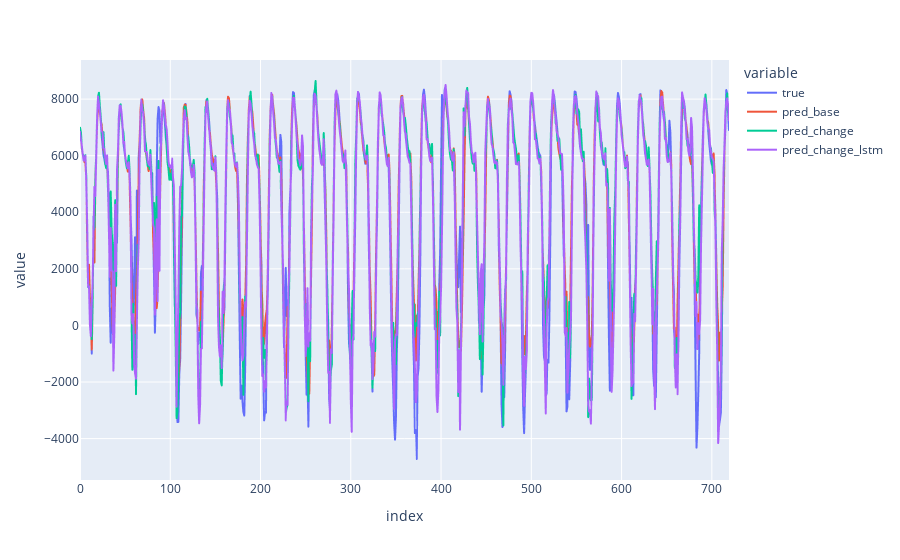

This figure's notebook cell:
### Code cell
def plot_history(history):
    plt.figure(figsize=(12, 4))
    plt.subplot(1, 2, 1)
    plt.plot(history.history['loss'], label='train_loss')
    plt.plot(history.history['val_loss'], label='val_loss')
    plt.title('Loss')
    plt.xlabel('Epochs')
    plt.ylabel('Loss')
    plt.legend()
    plt.show()

def build_ann_model(X_train, y_train, X_test, y_test, X_mean, X_std, y_mean, y_std):
    # Convert mean and std to tensors (if needed)
    X_mean_tensor = K.constant(X_mean)
    X_std_tensor = K.constant(X_std)
    y_mean_tensor = K.constant(y_mean)
    y_std_tensor = K.constant(y_std)
    
    ann_model = Sequential()
    ann_model.add(Input(shape=(X_train.shape[1:])))
    ann_model.add(Lambda(lambda x: (x - X_mean_tensor) / (X_std_tensor + 1e-8), name="input_normalization"))
    # ann_model.add(LSTM(256, dropout=0.2, recurrent_dropout=0.3))
    # ann_model.add(Dropout(0.2))
    ann_model.add(Dense(128, activation='relu', kernel_regularizer=keras.regularizers.l2(0.1)))
    ann_model.add(Dropout(0.5))
    # ann_model.add(Dense(16, activation='relu', kernel_regularizer=keras.regularizers.l2(0.1)))
    ann_model.add(Dense(y_train.shape[1], activation='linear'))
    ann_model.add(Lambda(lambda x: (x * y_std_tensor) + y_mean_tensor, name="output_denormalization"))


    ann_model.compile(optimizer=Adam(learning_rate=0.001), loss='mean_squared_error', metrics=['mae'])
    
    return ann_model

def build_lstm_model(X_train, y_train, X_test, y_test, X_mean, X_std, y_mean, y_std):
    # Convert mean and std to tensors (if needed)
    X_mean_tensor = K.constant(X_mean)
    X_std_tensor = K.constant(X_std)
    y_mean_tensor = K.constant(y_mean)
    y_std_tensor = K.constant(y_std)
    
    ann_model = Sequential()
    ann_model.add(Input(shape=(X_train.shape[1:])))
    ann_model.add(Lambda(lambda x: (x - X_mean_tensor) / (X_std_tensor + 1e-8), name="input_normalization"))
    ann_model.add(LSTM(128, return_sequences=False))
    # ann_model.add(Dropout(0.2))
    # ann_model.add(LSTM(64, return_sequences=False))
    # ann_model.add(Dense(128, activation='relu', kernel_regularizer=keras.regularizers.l2(0.1)))
    ann_model.add(Dropout(0.5))
    # ann_model.add(Dense(16, activation='relu', kernel_regularizer=keras.regularizers.l2(0.01)))
    ann_model.add(Dense(y_train.shape[1], activation='linear'))
    ann_model.add(Lambda(lambda x: (x * y_std_tensor) + y_mean_tensor, name="output_denormalization"))


    ann_model.compile(optimizer=Adam(learning_rate=0.001), loss='mean_squared_error', metrics=['mae'])
    
    return ann_model

ann_model_base = build_ann_model(X_train, y_train, X_test, y_test, X_mean, X_std, y_mean, y_std)
ann_model_change = build_ann_model(X_train, y_train_change, X_test, y_test_change, X_mean, X_std, y_mean_change, y_std_change)
lstm_model_change = build_lstm_model(X_train_lstm, y_train_change, X_test_lstm, y_test_change, X_mean_lstm, X_std_lstm, y_mean_change, y_std_change)

callbacks = [
    keras.callbacks.EarlyStopping(monitor='val_loss', patience=25, restore_best_weights=True, verbose=1),
    keras.callbacks.ReduceLROnPlateau(monitor='val_loss', factor=0.1, patience=15, min_lr=1e-6, verbose=1),
]

history_base = ann_model_base.fit(X_train, y_train, epochs=50, batch_size=32, verbose=1, validation_data=(X_test, y_test), callbacks=callbacks)
history_change = ann_model_change.fit(X_train, y_train_change, epochs=100, batch_size=64, verbose=1, validation_data=(X_test, y_test_change), callbacks=callbacks)
history_change_lstm = lstm_model_change.fit(X_train_lstm, y_train_change, epochs=100, batch_size=64, verbose=1, validation_data=(X_test_lstm, y_test_change), callbacks=callbacks)

plot_history(history_base)
plot_history(history_change)
plot_history(history_change_lstm)

y_pred_base = ann_model_base.predict(X_test)
y_pred_change = ann_model_change.predict(X_test)
y_pred_change_lstm = lstm_model_change.predict(X_test_lstm)

y_pred_change_transformed = y_pred_change + prev_day_load_test
y_pred_change_lstm_transformed = y_pred_change_lstm + prev_day_load_test

y_pred_base_df, y_pred_change_transformed_df, y_pred_change_lstm_transformed_df, y_test_df = pd.Series(y_pred_base.flatten()), pd.Series(y_pred_change_transformed.flatten()), pd.Series(y_pred_change_lstm_transformed.flatten()), pd.Series(y_test.values.flatten())

results = pd.concat([y_test_df, y_pred_df, y_pred_change_transformed_df, y_pred_change_lstm_transformed_df], axis=1)
results.columns = ['true', 'pred_base', 'pred_change', 'pred_change_lstm']
px.line(results)

### Figure 1 — Plotly figure (JSON) as saved in the notebook; plotly's stock layout.template omitted (floating-point values rounded to 4 significant figures; data arrays with more than 128 entries replaced by an {"elided": "..."} marker saying what was removed)
{"data": [{"hovertemplate": "variable=true<br>index=%{x}<br>value=%{y}<extra></extra>", "legendgroup": "true", "line": {"color": "#636efa", "dash": "solid"}, "marker": {"symbol": "circle"}, "mode": "lines", "name": "true", "showlegend": true, "type": "scattergl", "x": {"elided": "720 int values"}, "xaxis": "x", "y": {"elided": "720 float values"}, "yaxis": "y"}, {"hovertemplate": "variable=pred_base<br>index=%{x}<br>value=%{y}<extra></extra>", "legendgroup": "pred_base", "line": {"color": "#EF553B", "dash": "solid"}, "marker": {"symbol": "circle"}, "mode": "lines", "name": "pred_base", "showlegend": true, "type": "scattergl", "x": {"elided": "720 int values"}, "xaxis": "x", "y": {"elided": "720 float values"}, "yaxis": "y"}, {"hovertemplate": "variable=pred_change<br>index=%{x}<br>value=%{y}<extra></extra>", "legendgroup": "pred_change", "line": {"color": "#00cc96", "dash": "solid"}, "marker": {"symbol": "circle"}, "mode": "lines", "name": "pred_change", "showlegend": true, "type": "scattergl", "x": {"elided": "720 int values"}, "xaxis": "x", "y": {"elided": "720 float values"}, "yaxis": "y"}, {"hovertemplate": "variable=pred_change_lstm<br>index=%{x}<br>value=%{y}<extra></extra>", "legendgroup": "pred_change_lstm", "line": {"color": "#ab63fa", "dash": "solid"}, "marker": {"symbol": "circle"}, "mode": "lines", "name": "pred_change_lstm", "showlegend": true, "type": "scattergl", "x": {"elided": "720 int values"}, "xaxis": "x", "y": {"elided": "720 float values"}, "yaxis": "y"}], "layout": {"legend": {"title": {"text": "variable"}, "tracegroupgap": 0}, "margin": {"t": 60}, "xaxis": {"anchor": "y", "domain": [0, 1], "title": {"text": "index"}}, "yaxis": {"anchor": "x", "domain": [0, 1], "title": {"text": "value"}}}}
